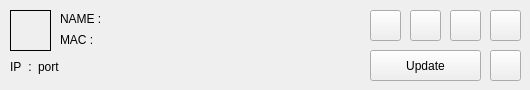
<?xml version="1.0" encoding="UTF-8"?>
<ui version="4.0">
 <class>FormDeviceInfo</class>
 <widget class="QWidget" name="FormDeviceInfo">
  <property name="geometry">
   <rect>
    <x>0</x>
    <y>0</y>
    <width>530</width>
    <height>90</height>
   </rect>
  </property>
  <property name="windowTitle">
   <string>Form</string>
  </property>
  <widget class="QLabel" name="label_name">
   <property name="geometry">
    <rect>
     <x>60</x>
     <y>10</y>
     <width>181</width>
     <height>17</height>
    </rect>
   </property>
   <property name="text">
    <string>NAME : </string>
   </property>
  </widget>
  <widget class="QLabel" name="label_icon">
   <property name="geometry">
    <rect>
     <x>10</x>
     <y>10</y>
     <width>41</width>
     <height>41</height>
    </rect>
   </property>
   <property name="frameShape">
    <enum>QFrame::Box</enum>
   </property>
   <property name="text">
    <string/>
   </property>
  </widget>
  <widget class="QPushButton" name="pushButton_device_update">
   <property name="geometry">
    <rect>
     <x>370</x>
     <y>50</y>
     <width>111</width>
     <height>31</height>
    </rect>
   </property>
   <property name="text">
    <string>Update</string>
   </property>
  </widget>
  <widget class="QPushButton" name="pushButton_camera_config">
   <property name="geometry">
    <rect>
     <x>490</x>
     <y>50</y>
     <width>31</width>
     <height>31</height>
    </rect>
   </property>
   <property name="text">
    <string/>
   </property>
   <property name="icon">
    <iconset resource="../resource.qrc">
     <normaloff>:/icons/image/icons/camera_config.png</normaloff>:/icons/image/icons/camera_config.png</iconset>
   </property>
  </widget>
  <widget class="QWidget" name="horizontalLayoutWidget">
   <property name="geometry">
    <rect>
     <x>10</x>
     <y>60</y>
     <width>341</width>
     <height>21</height>
    </rect>
   </property>
   <layout class="QHBoxLayout" name="horizontalLayout">
    <property name="sizeConstraint">
     <enum>QLayout::SetFixedSize</enum>
    </property>
    <item>
     <widget class="QLabel" name="label_ip">
      <property name="text">
       <string>IP</string>
      </property>
     </widget>
    </item>
    <item>
     <widget class="QLabel" name="label">
      <property name="text">
       <string>:</string>
      </property>
      <property name="alignment">
       <set>Qt::AlignCenter</set>
      </property>
     </widget>
    </item>
    <item>
     <widget class="QLabel" name="label_port">
      <property name="text">
       <string>port</string>
      </property>
     </widget>
    </item>
   </layout>
  </widget>
  <widget class="QPushButton" name="pushButton_db_load">
   <property name="geometry">
    <rect>
     <x>450</x>
     <y>10</y>
     <width>31</width>
     <height>31</height>
    </rect>
   </property>
   <property name="text">
    <string/>
   </property>
   <property name="icon">
    <iconset resource="../resource.qrc">
     <normaloff>:/icons/image/icons/file_load2.png</normaloff>:/icons/image/icons/file_load2.png</iconset>
   </property>
  </widget>
  <widget class="QPushButton" name="pushButton_job_clear">
   <property name="geometry">
    <rect>
     <x>410</x>
     <y>10</y>
     <width>31</width>
     <height>31</height>
    </rect>
   </property>
   <property name="text">
    <string/>
   </property>
   <property name="icon">
    <iconset resource="../resource.qrc">
     <normaloff>:/icons/image/icons/clear.png</normaloff>:/icons/image/icons/clear.png</iconset>
   </property>
  </widget>
  <widget class="QPushButton" name="pushButton_db_save">
   <property name="geometry">
    <rect>
     <x>490</x>
     <y>10</y>
     <width>31</width>
     <height>31</height>
    </rect>
   </property>
   <property name="text">
    <string/>
   </property>
   <property name="icon">
    <iconset resource="../resource.qrc">
     <normaloff>:/icons/image/icons/save.png</normaloff>:/icons/image/icons/save.png</iconset>
   </property>
  </widget>
  <widget class="QPushButton" name="pushButton_new_project">
   <property name="geometry">
    <rect>
     <x>370</x>
     <y>10</y>
     <width>31</width>
     <height>31</height>
    </rect>
   </property>
   <property name="text">
    <string/>
   </property>
   <property name="icon">
    <iconset resource="../resource.qrc">
     <normaloff>:/icons/image/icons/new_project.png</normaloff>:/icons/image/icons/new_project.png</iconset>
   </property>
  </widget>
  <widget class="QLabel" name="label_mac">
   <property name="geometry">
    <rect>
     <x>60</x>
     <y>30</y>
     <width>291</width>
     <height>19</height>
    </rect>
   </property>
   <property name="text">
    <string>MAC : </string>
   </property>
  </widget>
 </widget>
 <resources>
  <include location="../resource.qrc"/>
 </resources>
 <connections/>
</ui>
